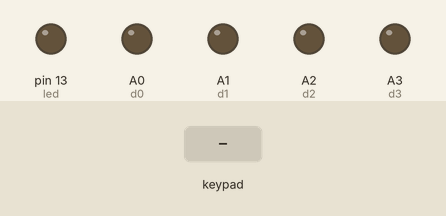
Recording of a sketch running on a simulated Arduino Uno, built with avr-gcc and run on an emulated ATmega328P. Parts: output pins drawn as LEDs (lit = HIGH). Dashed ring = blinking. The test bench sets the inputs (shaded band).

Above: at 1.8 s.
1.9 s: keypad keys 1 3 9 7 pressed 0.733 s apart
At 2.4 s:
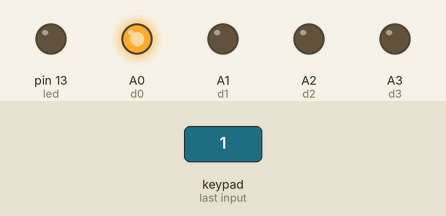
7.9 s: key '2' pressed
At 8.4 s:
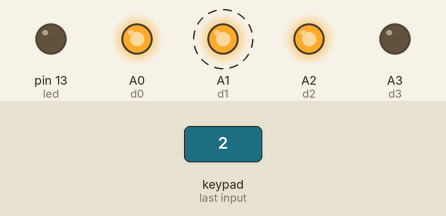
Timing chart, 0 to 12.0 s (numbered marks = the images above; inputs shaded):
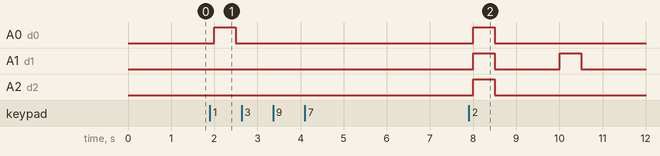

Measured:
- after the input at 1.9 s, A0 (d0): LOW → HIGH after 0.10 s, → LOW 0.50 s later
- by itself, A1 (d1): alternates HIGH for 0.50 s and LOW for 1.5 s, 4 changes in all, then stays LOW

The sketch:

Sistema_Seguridad.ino
```cpp
//Ejemplo FSM y Teclado matricial
//Se desea diseñar un sistema de seguridad que permita
//el acceso a una zona restringida.
//El acceso solo se permite al personal que digite una
//clave correcta de 3 dígitos (1-2-7) ingresados de manera
//secuencial por un teclado de 10 botones (0 a 9).

//Biblioteca para el manejo del teclado
#include <Keypad.h>

//Define es un macro de programación que
//permite hacer remplazos directos
#define ON  HIGH
#define OFF LOW

//FSM
enum fsm_estados {
  s0,
  s1,
  s2
};
enum fsm_estados estado;

//Parametros
const int led = 13;	// the number of the LED pin

//es posible usar los puertos análogos como digitales
const int d0=A0;	// Salida binaria
const int d1=A1;	//
const int d2=A2;	//
const int d3=A3;	//

const byte numRows= 4;	//number of rows on the keypad
const byte numCols= 4;	//number of columns on the keypad

//Matriz para identificar el teclado
char keymap[numRows][numCols]=
{
{'1', '2', '3', 'A'},
{'4', '5', '6', 'B'},
{'7', '8', '9', 'C'},
{'*', '0', '#', 'D'}
};

//Puertos de conexión para el teclado
byte rowPins[numRows] = {9,8,7,6}; //Filas 0 to 3
byte colPins[numCols]= {5,4,3,2}; //Columnas 0 to 3

//Función para inicializar el teclado
Keypad myKeypad= Keypad(makeKeymap(keymap), rowPins, colPins, numRows, numCols);

void setup()
{
    pinMode(led, OUTPUT);

    pinMode(d0, OUTPUT);
  	pinMode(d1, OUTPUT);
  	pinMode(d2, OUTPUT);
  	pinMode(d3, OUTPUT);

    estado = s0;

}

//Funcion para generar un código binario
//Es necesario completar la función para todos los digitos
void int2binary(char digito)
{
  switch (digito)
  {
    case '1':  digitalWrite(d0, ON); break;
    case '2':  digitalWrite(d1, ON); break;
    case '7':  digitalWrite(d2, ON);
  			   digitalWrite(d1, ON);
  			   digitalWrite(d0, ON); break;
  }
  delay(500);
  digitalWrite(d3, OFF);
  digitalWrite(d2, OFF);
  digitalWrite(d1, OFF);
  digitalWrite(d0, OFF);
}
//'keypressed' almanecena el digito presionado
//'NO_KEY' indica cuando una tecla es activada
void loop()
{

   char keypressed = myKeypad.getKey();
   if (keypressed != NO_KEY)
   {
      int2binary(keypressed);
      switch (estado){
      case s0:
            if(keypressed=='1')
              	estado=s1;
            else
                estado=s0;
            break;
      case s1:
            if(keypressed=='2')
                estado=s2;
            else
                estado=s0;
            break;
      case s2:
            if(keypressed=='7')
            {
                digitalWrite(led, ON);
                delay(1000);
                digitalWrite(led, OFF);
                estado=s0;
            }
            else
                estado=s0;
            break;
    }
   }
  delay(500);
}
```
